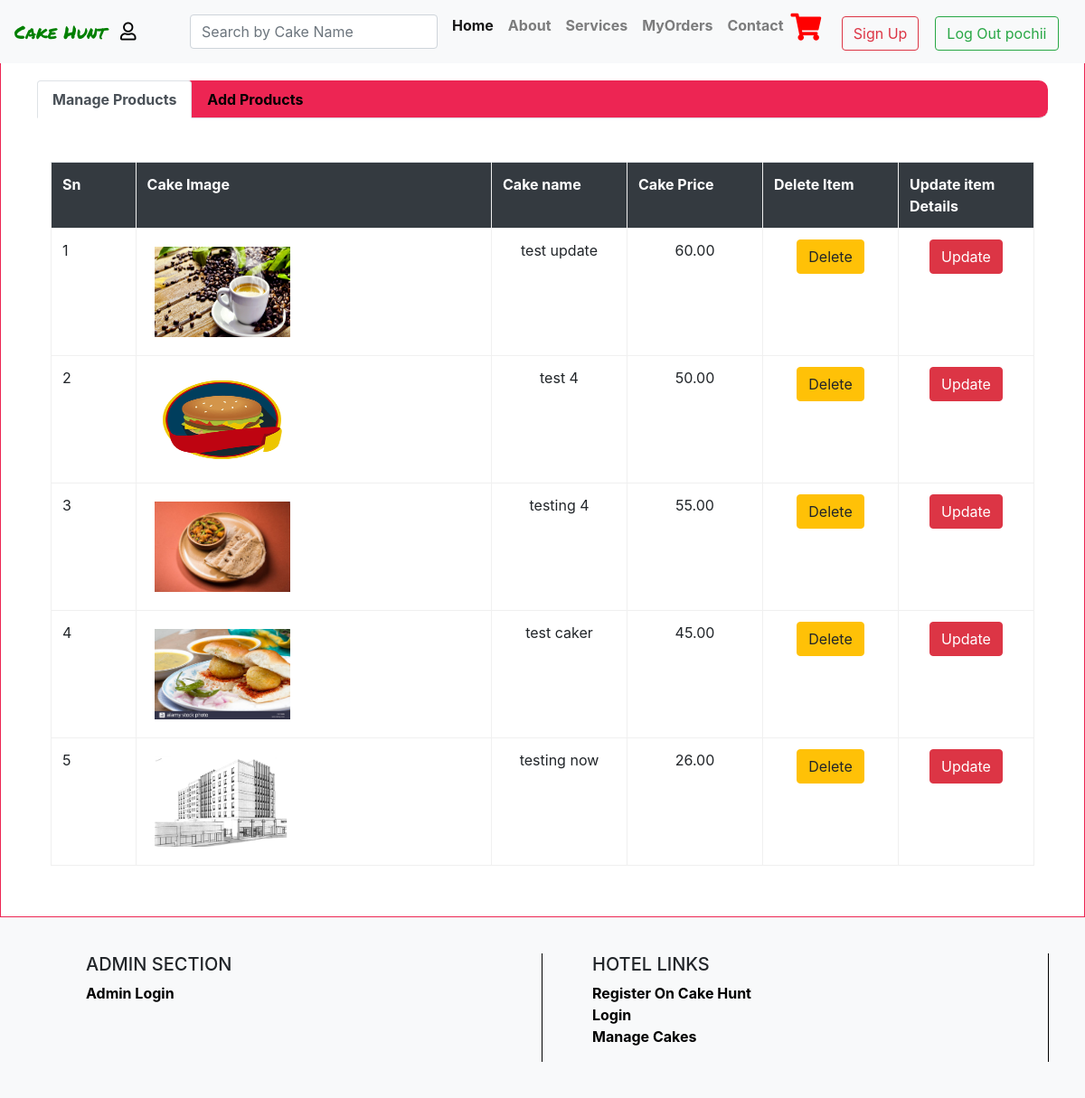
The app's page /ManageCakes/ (signed in), older data.
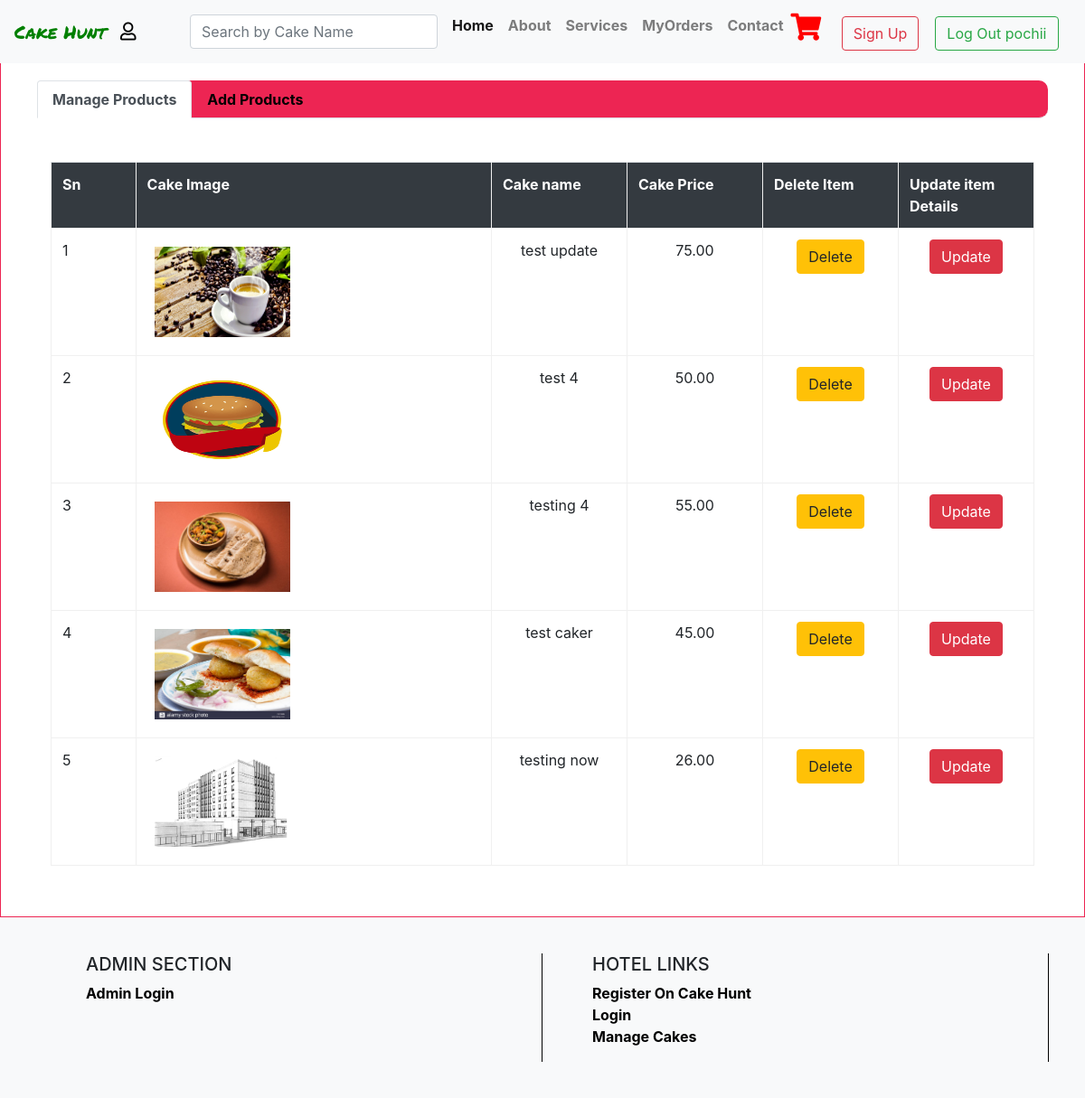
The same page, newer data.
### core/models.py (models this page shows, shortened)
class Cake(models.Model):
    name = models.CharField(max_length=100)
    image = models.ImageField()
    description = models.CharField(max_length=200)
    price = models.DecimalField(decimal_places=2, max_digits=8, default=0)
    class Meta:
        verbose_name_plural = 'Cakes'

### core/views.py (the view)
# urls.py: path('ManageCakes/', ManageCakes.as_view(), name='ManageCakes'),
class ManageCakes(View):
    def get(self, request):
        if not request.user.is_superuser:
            return HttpResponse('Only admins can access this page')
        else:
            cake = Cake.objects.all()
            context = {'cake': cake}
            return render(request, 'manage_cakes.html', context)

### templates/manage_cakes.html (shortened to what this page needs)
{% extends 'index.html' %}
{% load static %}
{% block content %}
<br><br>
<div class="middle" style=" padding:40px; border:1px solid #ED2553;  width:100%;">
	   <ul class="nav nav-tabs nabbar_inverse" id="myTab" style="background:#ED2553;border-radius:10px 10px 10px 10px;" role="tablist">
          <li class="nav-item">
             <a class="nav-link active" id="home-tab" data-toggle="tab" href="#viewitem" role="tab" aria-controls="home" aria-selected="true">Manage Products</a>
          </li>
          <li class="nav-item">
              <a class="nav-link" id="profile-tab" data-toggle="tab" href="#manageaccount" role="tab" aria-controls="profile" aria-selected="false">Add Products</a>
          </li>
       </ul>
	   <br><br>
	   <div class="tab-content" id="myTabContent">
            <div class="tab-pane fade show active" id="viewitem" role="tabpanel" aria-labelledby="home-tab">
                 <div class="container">
                     <div class="table">
			 <table  class="table" border="1" bordercolor="#F0F0F0" cellpadding="10px">
                 <tr class="text-white bg-dark">
			 <th>Sn</th>
			 <th>Cake Image</th>
			 <th>Cake name</th>
			 <th>Cake Price</th>
			 <th>Delete Item   </th>
			 <th>Update item Details </th>
             </tr>
                 {% for cake in cake %}
                 <tr>
                     <td>{{ forloop.counter }}</td>
				<td><img class="m-2" src="{{ cake.image.url }}" height="100px" width="150px"></td>
				<td align="center" style="width:150px;">{{ cake.name }}</td>
				<td  align="center" style="width:150px;">{{cake.price}}</td>
				<td align="center" style="width:150px;">
				<a href="{% url 'DeleteCake' cake.id %}" class="btn btn-warning">Delete</a>
				</td>
				<td align="center" style="width:150px;">
				<a href="{% url  'UpdateCakeDetails' cake.id %}"><button type="button" class="btn btn-danger">Update </button></a>
				</td>
                     {% endfor %}
				</tr>
			 </table>
                         </div>
			 </div>
	        </div>
	  </div>
	</div>
	{% endblock %}

Row changes from the older to the newer data that the page shows:
changed Cake "test update": price "60.00" → "75.00"
